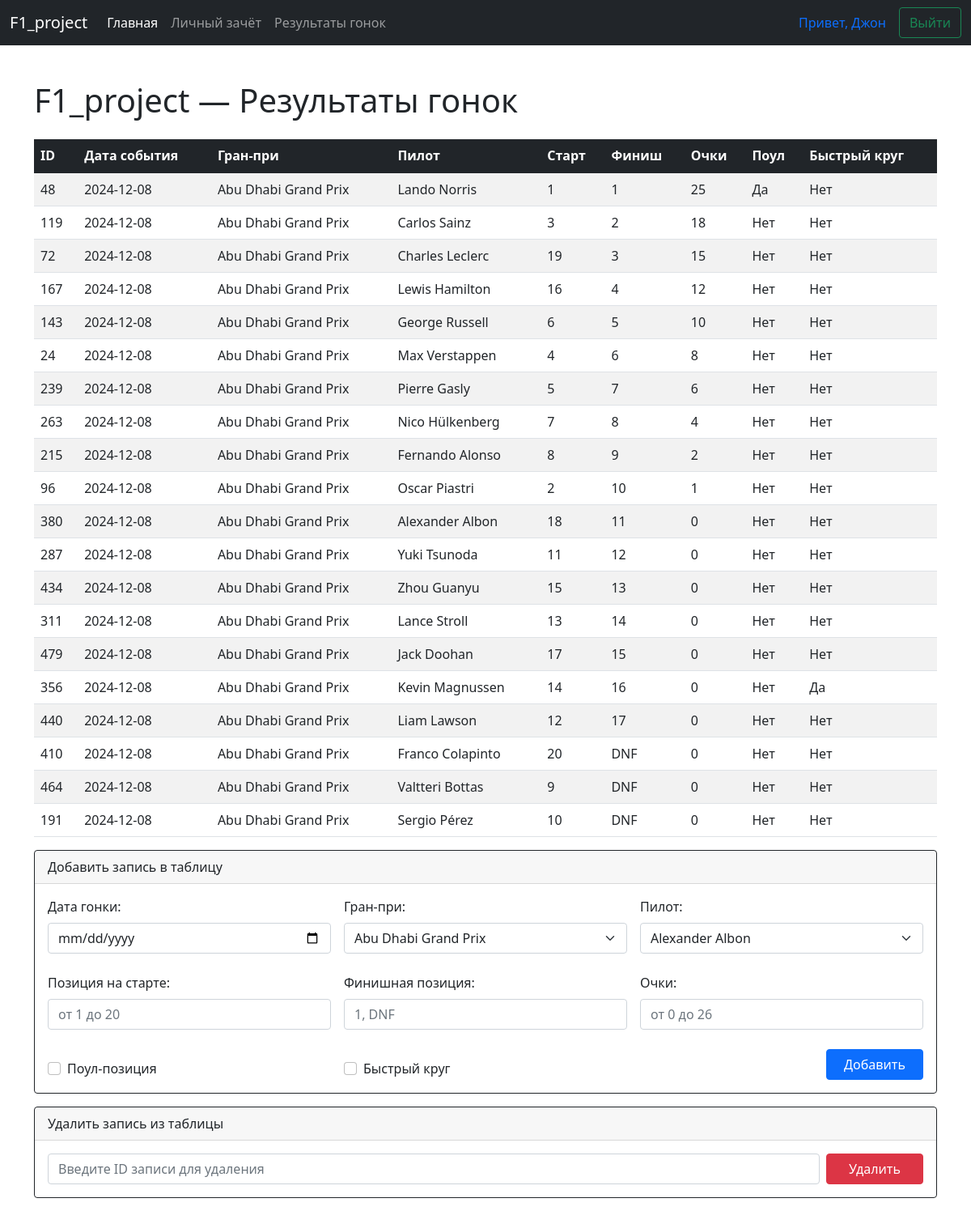
/index.php?page=results (signed in), run on an earlier commit of the app's database.
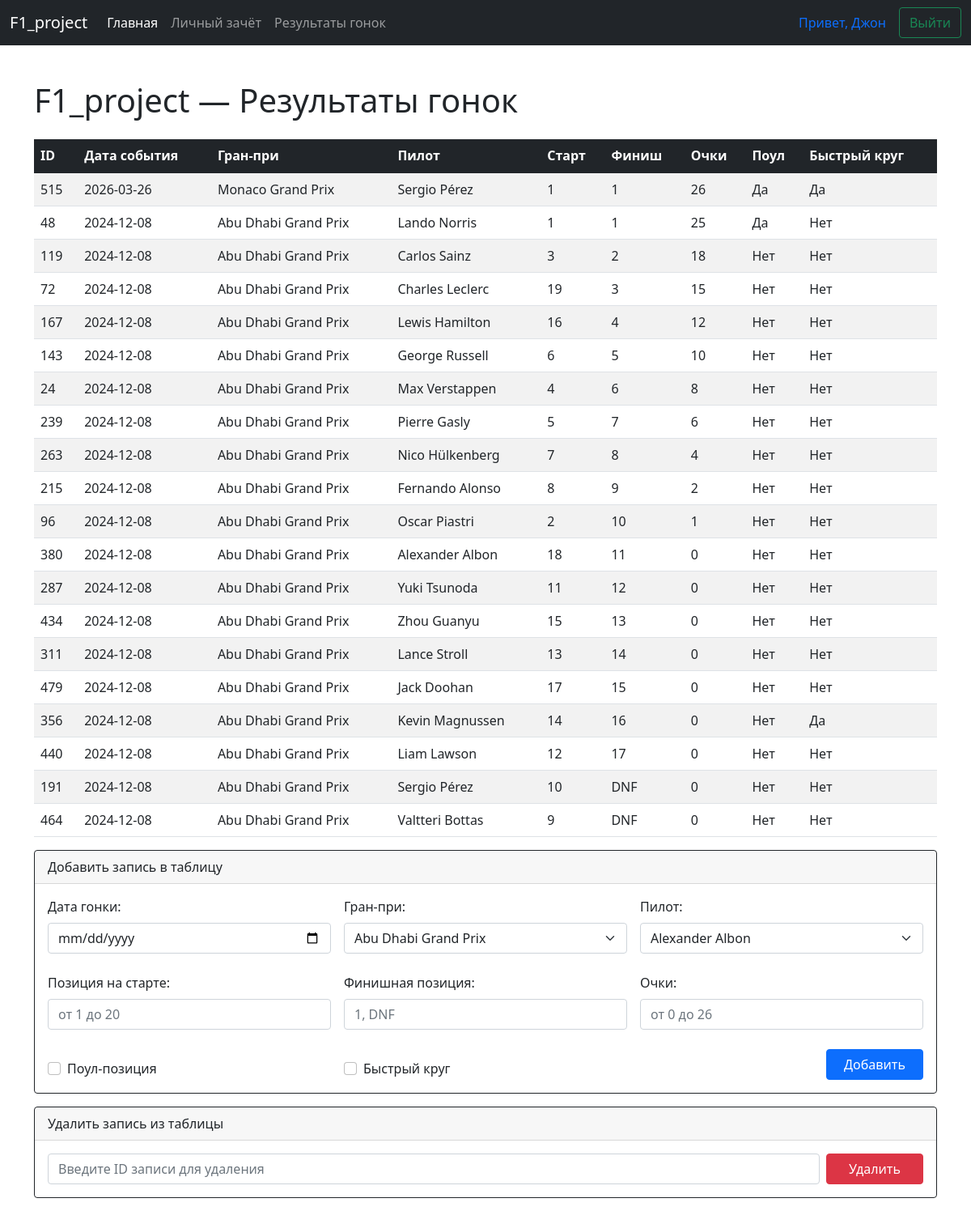
And on a later commit of the database.
### tables this page shows
CREATE TABLE `t_standings` (
  `ID` int NOT NULL AUTO_INCREMENT,
  `ID_GRAND_PRIX` int NOT NULL COMMENT 'Идентификатор Гран При (FK)',
  `EVENT_DATE` date NOT NULL COMMENT 'Дата проведения Гран При',
  `ID_DRIVER` int NOT NULL COMMENT 'Идентификатор пилота (FK)',
  `GRD` int NOT NULL COMMENT 'Позиция на стартовой решётке',
  `POS` varchar(3) NOT NULL COMMENT 'Позиция по итогам гонки',
  `PTS` int NOT NULL COMMENT 'Количество заработанных очков',
  `PP` tinyint(1) NOT NULL COMMENT 'Pole Position: 1 — Да, 0 — Нет',
  `FL` tinyint(1) NOT NULL COMMENT 'Fastest Lap: 1 — Да, 0 — Нет',
  PRIMARY KEY (`ID`),
  KEY `fk_standing_gp` (`ID_GRAND_PRIX`),
  KEY `fk_standing_driver` (`ID_DRIVER`),
  CONSTRAINT `fk_standing_driver` FOREIGN KEY (`ID_DRIVER`) REFERENCES `t_drivers` (`ID`) ON DELETE RESTRICT ON UPDATE CASCADE,
  CONSTRAINT `fk_standing_gp` FOREIGN KEY (`ID_GRAND_PRIX`) REFERENCES `t_grand_prix` (`ID`) ON DELETE RESTRICT ON UPDATE CASCADE
);

CREATE TABLE `t_grand_prix` (
  `ID` int NOT NULL AUTO_INCREMENT,
  `GRAND_PRIX` varchar(42) NOT NULL COMMENT 'Название Гран При',
  `GP_ABBR` varchar(3) NOT NULL COMMENT 'Название Гран При, сокращённое',
  `ID_COUNTRY` int NOT NULL COMMENT 'Идентификатор страны (FK)',
  PRIMARY KEY (`ID`),
  KEY `fk_gp_country` (`ID_COUNTRY`),
  CONSTRAINT `fk_gp_country` FOREIGN KEY (`ID_COUNTRY`) REFERENCES `d_countries` (`ID`) ON DELETE RESTRICT ON UPDATE CASCADE
);

CREATE TABLE `t_drivers` (
  `ID` int NOT NULL AUTO_INCREMENT,
  `DRIVER` varchar(42) NOT NULL COMMENT 'Имя пилота',
  `DRIVER_ABBR` varchar(3) NOT NULL COMMENT 'Имя пилота, сокращённо',
  `DATE_OF_BIRTH` date NOT NULL COMMENT 'Дата рождения пилота',
  `ID_COUNTRY` int NOT NULL COMMENT 'Идентификатор страны (FK)',
  PRIMARY KEY (`ID`),
  KEY `fk_driver_country` (`ID_COUNTRY`),
  CONSTRAINT `fk_driver_country` FOREIGN KEY (`ID_COUNTRY`) REFERENCES `d_countries` (`ID`) ON DELETE RESTRICT ON UPDATE CASCADE
);

### results.php (the view)
<h1>F1_project — Результаты гонок</h1>
<?php
$result = $conn->query(
    "SELECT
        t_standings.ID AS standing_id,
        t_standings.EVENT_DATE AS event_date,
        t_grand_prix.GRAND_PRIX AS grand_prix,
        t_drivers.DRIVER AS driver,
        t_standings.GRD AS grid_position,
        t_standings.POS AS final_position,
        t_standings.PTS AS points,
        t_standings.PP AS pole_position,
        t_standings.FL AS fastest_lap
    FROM
        t_standings
    INNER JOIN
        t_grand_prix ON t_standings.ID_GRAND_PRIX = t_grand_prix.ID
    INNER JOIN
        t_drivers ON t_standings.ID_DRIVER = t_drivers.ID
    ORDER BY
        t_standings.EVENT_DATE DESC,
        t_standings.PTS DESC,
        t_standings.POS ASC
    LIMIT 20;"
);
if ($result && $result->rowCount() > 0) {
    echo '<div class="table-responsive mt-4">';
    echo '<table class="table table-striped table-hover">';
    echo '<thead class="table-dark">';
    echo '<tr>';
    echo '<th scope="col">ID</th>';
    echo '<th scope="col">Дата события</th>';
    echo '<th scope="col">Гран‑при</th>';
    echo '<th scope="col">Пилот</th>';
    echo '<th scope="col">Старт</th>';
    echo '<th scope="col">Финиш</th>';
    echo '<th scope="col">Очки</th>';
    echo '<th scope="col">Поул</th>';
    echo '<th scope="col">Быстрый круг</th>';
    echo '</tr>';
    echo '</thead>';
    echo '<tbody>';
    while ($row = $result->fetch(PDO::FETCH_ASSOC)) {
        echo '<tr>';
        echo '<td>' . $row['standing_id'] . '</td>';
        echo '<td>' . $row['event_date'] . '</td>';
        echo '<td>' . $row['grand_prix'] . '</td>';
        echo '<td>' . $row['driver'] . '</td>';
        echo '<td>' . $row['grid_position'] . '</td>';
        echo '<td>' . $row['final_position'] . '</td>';
        echo '<td>' . $row['points'] . '</td>';
        echo '<td>' . ($row['pole_position'] ? 'Да' : 'Нет') . '</td>';
        echo '<td>' . ($row['fastest_lap'] ? 'Да' : 'Нет') . '</td>';
        echo '</tr>';
    }
    echo '</tbody>';
    echo '</table>';
    echo '</div>';
} else {
    echo '<div class="alert alert-info mt-4" role="alert">';
    echo 'Нет данных о результатах гонок.';
    echo '</div>';
}
?>

### menu.php (shortened to what this page needs)
<!DOCTYPE html>
<html lang="ru">
<head>
    <link
        href="https://cdn.jsdelivr.net/npm/bootstrap@5.1.3/dist/css/bootstrap.min.css"
        rel="stylesheet"
    >
</head>
<body>
    <header class="container">
        <nav class="navbar navbar-expand-md navbar-dark fixed-top bg-dark">
            <div class="container-fluid">
                <a class="navbar-brand" href="#">F1_project</a>
                <div class="collapse navbar-collapse" id="navbarCollapse">
                    <ul class="navbar-nav me-auto mb-2 mb-md-0">
                        <li class="nav-item">
                            <a class="nav-link active" aria-current="page" href="#">Главная</a>
                        </li>
                        <li class="nav-item">
                            <a class="nav-link" href="index.php?page=standings">Личный зачёт</a>
                        </li>
                        <li class="nav-item">
                            <a class="nav-link" href="index.php?page=results">Результаты гонок</a>
                        </li>
                    </ul>
                    <?php
                    if (!isset($_SESSION['login'])) {
                        echo '<form class="d-flex" method="post">';
                        echo '<input class="form-control me-2" type="text" placeholder="Логин" name="login" aria-label="Логин">';
                        echo '<input class="form-control me-2" type="password" placeholder="Пароль" name="password" aria-label="Пароль">';
                        echo '<button class="btn btn-outline-success" type="submit">Войти</button>';
                        echo '</form>';
                    } else {
                        echo '<span class="nav-link">Привет, ' . $_SESSION['first_name'] . ' ' . $_SESSION['last_name'] . '</span>';
                        echo '<a class="btn btn-outline-success my-2 my-sm-0" href="index.php?logout=1">Выйти</a>';
                    }
                    ?>
                </div>
            </div>
        </nav>
    </header>
</body>
</html>

### index.php (shortened to what this page needs)
<?php
require 'dbconnect.php';
require 'menu.php';
echo '<main class="container" style="margin-top: 100px">';
if (isset($_GET['page'])) {
    switch ($_GET['page']) {
        case 'results':
            if (isset($_SESSION['login'])) {
                require 'results.php';
                require 'results_form.php';
            } else {
                $msg = 'Войдите в систему для просмотра и ввода данных';
            }
            break;
    }
}
echo '</main>';
require 'footer.php';
?>

### results_form.php
<div class="card border-dark mb-3">
    <div class="card-header">Добавить запись в таблицу</div>
    <div class="card-body text-dark">
        <form method="post" action="results_ins.php">
            <div class="row g-3 mb-4">
                <div class="col-md-4">
                    <label class="form-label">Дата гонки:</label>
                    <input
                        type="date"
                        name="event_date"
                        class="form-control"
                        required
                    >
                </div>
                <div class="col-md-4">
                    <label class="form-label">Гран‑при:</label>
                    <select
                        name="id_grand_prix"
                        class="form-select"
                        required
                    >
                        <?php
                        $result = $conn->query("SELECT ID, GRAND_PRIX FROM t_grand_prix ORDER BY GRAND_PRIX");
                        while ($row = $result->fetch()) {
                            echo '<option value="' . $row['ID'] . '">' . $row['GRAND_PRIX'] . '</option>';
                        }
                        ?>
                    </select>
                </div>
                <div class="col-md-4">
                    <label class="form-label">Пилот:</label>
                    <select
                        name="id_driver"
                        class="form-select"
                        required
                    >
                        <?php
                        $result = $conn->query("SELECT ID, DRIVER FROM t_drivers ORDER BY DRIVER");
                        while ($row = $result->fetch()) {
                            echo '<option value="' . $row['ID'] . '">' . $row['DRIVER'] . '</option>';
                        }
                        ?>
                    </select>
                </div>
            </div>
            <div class="row g-3 mb-4">
                <div class="col-md-4">
                    <label class="form-label">Позиция на старте:</label>
                    <input
                        type="number"
                        name="grd"
                        min="1"
                        max="20"
                        placeholder="от 1 до 20"
                        class="form-control"
                        required
                    >
                </div>
                <div class="col-md-4">
                    <label class="form-label">Финишная позиция:</label>
                    <input
                        type="text"
                        name="pos"
                        maxlength="3"
                        placeholder="1, DNF"
                        class="form-control"
                        required
                    >
                </div>
                <div class="col-md-4">
                    <label class="form-label">Очки:</label>
                    <input
                        type="number"
                        name="pts"
                        min="0"
                        max="26"
                        step="1"
                        placeholder="от 0 до 26"
                        class="form-control"
                        required
                    >
                </div>
            </div>
            <div class="row g-3 align-items-end">
                <div class="col-md-4">
                    <div class="form-check">
                        <input
                            type="checkbox"
                            name="pp"
                            class="form-check-input"
                            id="ppCheck"
                        >
                        <label
                            class="form-check-label"
                            for="ppCheck"
                        >
                            Поул‑позиция
                        </label>
                    </div>
                </div>
                <div class="col-md-4">
                    <div class="form-check">
                        <input
                            type="checkbox"
                            name="fl"
                            class="form-check-input"
                            id="flCheck"
                        >
                        <label
                            class="form-check-label"
                            for="flCheck"
                        >
                            Быстрый круг
                        </label>
                    </div>
                </div>
                <div class="col-md-4 text-end">
                    <button
                        type="submit"
                        class="btn btn-primary"
                        style="width: 120px"
                    >
                        Добавить
                    </button>
                </div>
            </div>
        </form>
    </div>
</div>
<div class="card border-dark mb-3">
    <div class="card-header">Удалить запись из таблицы</div>
    <div class="card-body text-dark">
        <form method="post" action="results_del.php">
            <div class="d-flex gap-2 align-items-center">
                <div class="flex-grow-1">
                    <input
                        type="number"
                        id="deleteId"
                        name="id"
                        class="form-control"
                        placeholder="Введите ID записи для удаления"
                        min="1"
                        required
                    >
                </div>
                <button
                    type="submit"
                    class="btn btn-danger"
                    style="width: 120px"
                >
                    Удалить
                </button>
            </div>
        </form>
    </div>
</div>

### footer.php (shortened to what this page needs)
</body>
</html>

What changed in the data, as far as the page shows it:
no longer on this page (row unchanged): t_standings: ID "410", EVENT_DATE "2024-12-08", ID_GRAND_PRIX.GRAND_PRIX "Abu Dhabi Grand Prix", ID_DRIVER.DRIVER "Franco Colapinto", GRD "20", POS "DNF", PTS "0", PP "Нет", FL "Нет"
added t_standings: ID "515", EVENT_DATE "2026-03-26", ID_GRAND_PRIX.GRAND_PRIX "Monaco Grand Prix", ID_DRIVER.DRIVER "Sergio Pérez", GRD "1", POS "1", PTS "26", PP "Да", FL "Да"
shown differently, row unchanged: t_standings id 191: moves up the list
